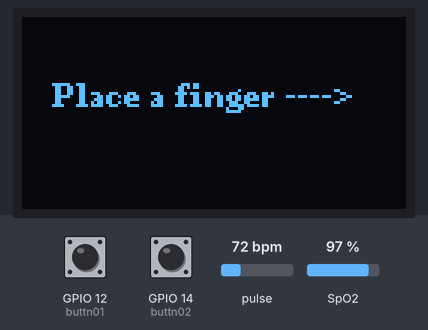
Simulated run of this sketch. Board: ESP32. On the bench: 128×64 one-colour display. The test bench sets the inputs (shaded band); at power-on: GPIO 12 (buttn01) HIGH, pulse 72 bpm, GPIO 14 (buttn02) HIGH, SpO2 97 %. What the sketch prints to the serial monitor is not drawn.

Above: at 2.1 s.
At 3.2 s:
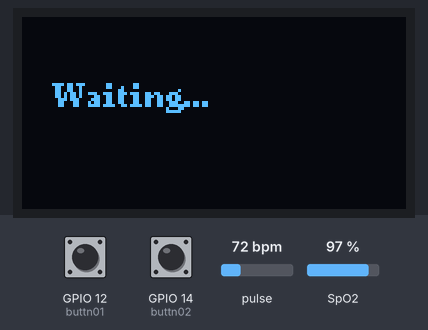
3.3 s: GPIO 12 (buttn01) pulled LOW for 3.2 s
At 5.4 s:
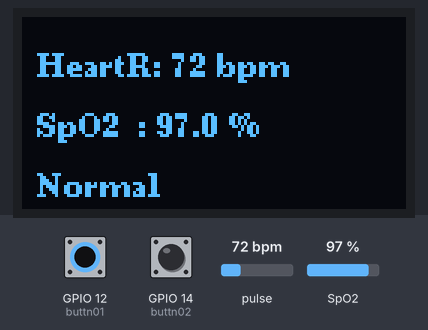
8.0 s: pulse set to 42 bpm
11.0 s: GPIO 14 (buttn02) pulled LOW for 1 s
At 12.4 s:
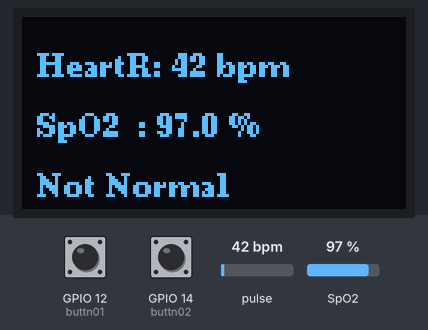
15.0 s: SpO2 set to 80 %
18.0 s: GPIO 12 (buttn01) pulled LOW for 1 s
At 19.3 s:
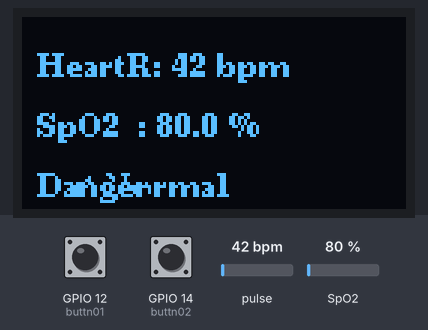
22.0 s: pulse set to 70 bpm
At 25.95 s:
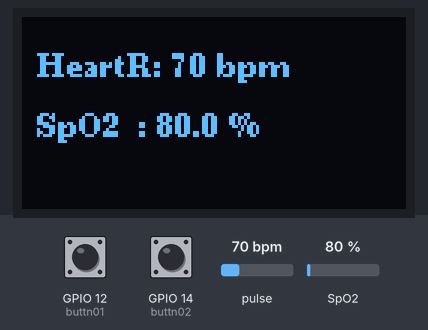
Timing chart, 0 to 26.0 s (numbered marks = the images above; inputs shaded):
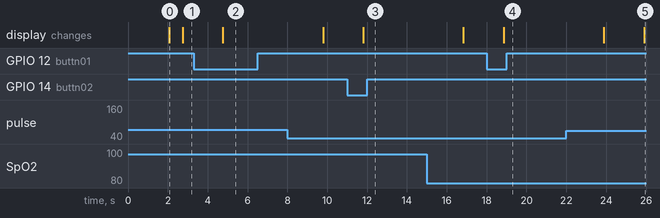

The sketch:

bpmAndSpOTwo.ino
```cpp
#include <Wire.h>
#include "MAX30100_PulseOximeter.h"
#include <Ticker.h>
#include <U8g2lib.h>

const int buttn01 = 12;
const int buttn02 = 14;

// Initialize Pulse Oximeter
PulseOximeter pox;
Ticker timer;

// Initialize OLED display (using U8g2 library)
U8G2_SSD1306_128X64_NONAME_F_HW_I2C u8g2(U8G2_R0, /* reset=*/ U8X8_PIN_NONE);

unsigned long measurementStartTime = 0;
bool measuring = false;
float totalHeartRate = 0;
float totalSpO2 = 0;
int measurementCount = 0;
bool displayFinalResult = false;
unsigned long displayStartTime = 0;

// Callback function when a beat is detected
void onBeatDetected() {
    Serial.println("Beat detected!");
}

// Update function called periodically
void update() {
    pox.update();
}

void setup() {
    // Start Serial communication
    Serial.begin(115200);

    // Button
    pinMode(buttn01, INPUT_PULLUP);
    pinMode(buttn02, INPUT_PULLUP);

    // Initialize Pulse Oximeter
    if (!pox.begin()) {
        Serial.println("MAX30100 initialization FAILED");
        for (;;);
    } else {
        Serial.println("MAX30100 initialization SUCCESS");
    }

    // Set IR LED current and callback for beat detection
    pox.setIRLedCurrent(MAX30100_LED_CURR_7_6MA);
    pox.setOnBeatDetectedCallback(onBeatDetected);

    // Start periodic updates every 100ms
    timer.attach_ms(100, update);

    // Initialize the OLED display
    u8g2.begin();
    u8g2.clearBuffer();
    u8g2.setFont(u8g2_font_ncenB08_tr);
    u8g2.drawStr(10, 30, "Initializing...");
    u8g2.sendBuffer();
    delay(2000);
}

void loop() {
    float heartRate = pox.getHeartRate();
    float spO2 = pox.getSpO2();
    int butState01 = digitalRead(buttn01);
    int butState02 = digitalRead(buttn02);

    if (heartRate > 0 && spO2 > 0 && !measuring && !displayFinalResult) {
        // Start measurement process
        measuring = true;
        measurementStartTime = millis();
        totalHeartRate = 0;
        totalSpO2 = 0;
        measurementCount = 0;
    }

    if (measuring) {
        // Accumulate data
        totalHeartRate += heartRate;
        totalSpO2 += spO2;
        measurementCount++;

        // Check if 2 seconds have passed
        if (millis() - measurementStartTime >= 2000) {
            // Calculate average values
            float avgHeartRate = totalHeartRate / measurementCount;
            float avgSpO2 = totalSpO2 / measurementCount;

            // Prepare to display final results
            u8g2.clearBuffer();
            u8g2.setFont(u8g2_font_ncenB08_tr);

            char buffer[32];
            snprintf(buffer, sizeof(buffer), "HeartR: %.0f bpm", avgHeartRate);
            u8g2.drawStr(5, 20, buffer);

            snprintf(buffer, sizeof(buffer), "SpO2  : %.1f %%", avgSpO2);
            u8g2.drawStr(5, 40, buffer);

            if(butState01 == 0 && butState02 == 1){
              if(avgHeartRate >= 60 && avgSpO2 >= 95){
                snprintf(buffer, sizeof(buffer), "Normal");
                u8g2.drawStr(5, 60, buffer);
              }
              else{
                snprintf(buffer, sizeof(buffer), "Not Normal");
                u8g2.drawStr(5, 60, buffer);
              }
              if(avgHeartRate < 40 || avgSpO2 < 90){
                snprintf(buffer, sizeof(buffer), "Danger");
                u8g2.drawStr(5, 60, buffer);
              }
            }

            if(butState01 == 1 && butState02 == 0){
              if(avgHeartRate >= 70 && avgSpO2 >= 95){
                snprintf(buffer, sizeof(buffer), "Normal");
                u8g2.drawStr(5, 60, buffer);
              }
              else{
                snprintf(buffer, sizeof(buffer), "Not Normal");
                u8g2.drawStr(5, 60, buffer);
              }
              if(avgHeartRate < 40 || avgSpO2 < 90){
                snprintf(buffer, sizeof(buffer), "Danger");
                u8g2.drawStr(5, 60, buffer);
              }
            }

            u8g2.sendBuffer();

            displayFinalResult = true;
            displayStartTime = millis();
            measuring = false;
        } else {
            // Display "waiting" message during measurement
            u8g2.clearBuffer();
            u8g2.setFont(u8g2_font_ncenB08_tr);
            u8g2.drawStr(10, 30, "Waiting...");
            u8g2.sendBuffer();
        }
    }

    if (displayFinalResult) {
        // Display the final result for 5 seconds
        if (millis() - displayStartTime >= 5000) {
            displayFinalResult = false;
        }
    } else if (heartRate == 0 || spO2 == 0) {
        // Prompt user to place finger
        u8g2.clearBuffer();
        u8g2.setFont(u8g2_font_ncenB08_tr);
        u8g2.drawStr(10, 30, "Place a finger ---->");
        u8g2.sendBuffer();
    }
}
```

Measured:
- after the input at 3.3 s, the display: changes after 1.5 s (image 2)
- after the input at 11.0 s, the display: changes after 0.81 s (image 3)
- after the input at 18.0 s, the display: changes after 0.86 s (image 4)
- what the display in image 0 shows lasts 0.6 s, from 2.1 s to 2.7 s
